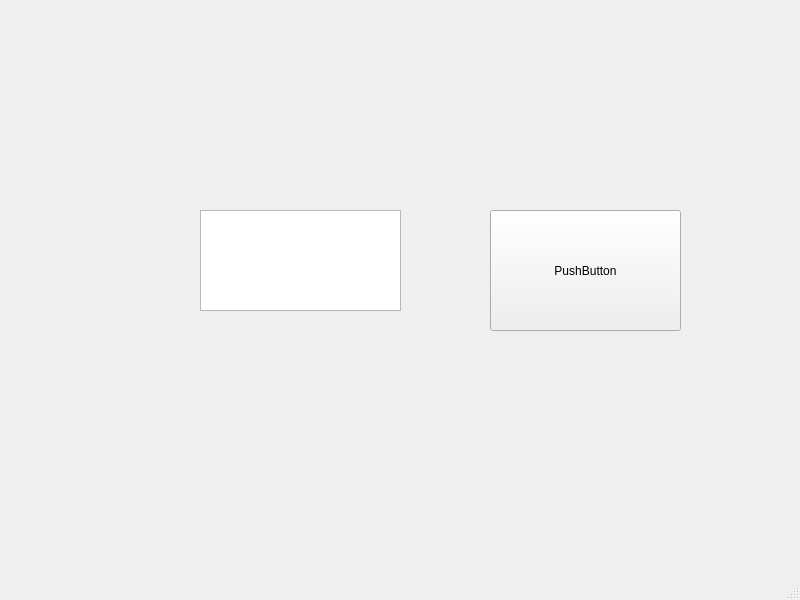
<?xml version="1.0" encoding="UTF-8"?>
<ui version="4.0">
 <class>MainWindow</class>
 <widget class="QMainWindow" name="MainWindow">
  <property name="geometry">
   <rect>
    <x>0</x>
    <y>0</y>
    <width>800</width>
    <height>600</height>
   </rect>
  </property>
  <property name="windowTitle">
   <string>MainWindow</string>
  </property>
  <widget class="QWidget" name="centralwidget">
   <property name="mouseTracking">
    <bool>false</bool>
   </property>
   <widget class="QPushButton" name="pushButton">
    <property name="geometry">
     <rect>
      <x>490</x>
      <y>210</y>
      <width>191</width>
      <height>121</height>
     </rect>
    </property>
    <property name="text">
     <string>PushButton</string>
    </property>
   </widget>
   <widget class="QPlainTextEdit" name="plainTextEdit">
    <property name="geometry">
     <rect>
      <x>200</x>
      <y>210</y>
      <width>201</width>
      <height>101</height>
     </rect>
    </property>
   </widget>
  </widget>
  <widget class="QMenuBar" name="menubar">
   <property name="geometry">
    <rect>
     <x>0</x>
     <y>0</y>
     <width>800</width>
     <height>18</height>
    </rect>
   </property>
  </widget>
  <widget class="QStatusBar" name="statusbar"/>
 </widget>
 <resources/>
 <connections/>
</ui>
